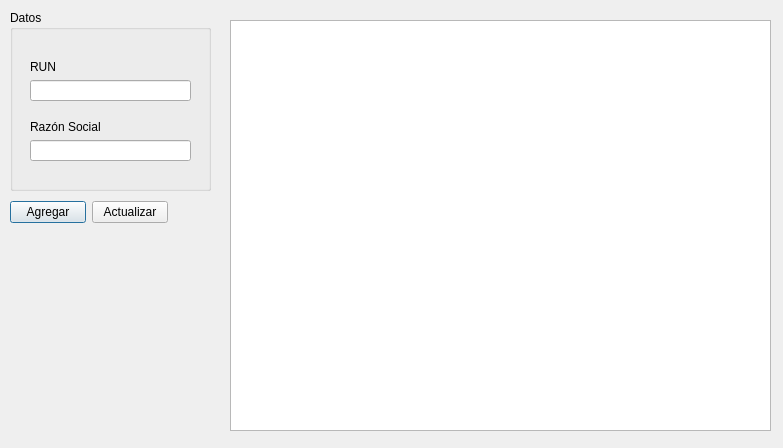
<?xml version="1.0" encoding="UTF-8"?>
<ui version="4.0">
 <class>Companies</class>
 <widget class="QDialog" name="Companies">
  <property name="geometry">
   <rect>
    <x>0</x>
    <y>0</y>
    <width>783</width>
    <height>448</height>
   </rect>
  </property>
  <property name="windowTitle">
   <string>Dialog</string>
  </property>
  <widget class="QGroupBox" name="groupBox">
   <property name="geometry">
    <rect>
     <x>10</x>
     <y>10</y>
     <width>201</width>
     <height>181</height>
    </rect>
   </property>
   <property name="title">
    <string>Datos</string>
   </property>
   <widget class="QWidget" name="">
    <property name="geometry">
     <rect>
      <x>20</x>
      <y>50</y>
      <width>161</width>
      <height>41</height>
     </rect>
    </property>
    <layout class="QVBoxLayout" name="verticalLayout">
     <item>
      <widget class="QLabel" name="label">
       <property name="text">
        <string>RUN</string>
       </property>
      </widget>
     </item>
     <item>
      <widget class="QLineEdit" name="lineEdit_rut"/>
     </item>
    </layout>
   </widget>
   <widget class="QWidget" name="">
    <property name="geometry">
     <rect>
      <x>20</x>
      <y>110</y>
      <width>161</width>
      <height>41</height>
     </rect>
    </property>
    <layout class="QVBoxLayout" name="verticalLayout_2">
     <item>
      <widget class="QLabel" name="label_2">
       <property name="text">
        <string>Razón Social</string>
       </property>
      </widget>
     </item>
     <item>
      <widget class="QLineEdit" name="lineEdit_name"/>
     </item>
    </layout>
   </widget>
  </widget>
  <widget class="QTableView" name="tableView">
   <property name="geometry">
    <rect>
     <x>230</x>
     <y>20</y>
     <width>541</width>
     <height>411</height>
    </rect>
   </property>
  </widget>
  <widget class="QWidget" name="">
   <property name="geometry">
    <rect>
     <x>10</x>
     <y>200</y>
     <width>158</width>
     <height>25</height>
    </rect>
   </property>
   <layout class="QHBoxLayout" name="horizontalLayout">
    <item>
     <widget class="QPushButton" name="pushButton">
      <property name="text">
       <string>Agregar</string>
      </property>
     </widget>
    </item>
    <item>
     <widget class="QPushButton" name="pushButton_2">
      <property name="text">
       <string>Actualizar</string>
      </property>
     </widget>
    </item>
   </layout>
  </widget>
 </widget>
 <resources/>
 <connections/>
</ui>
